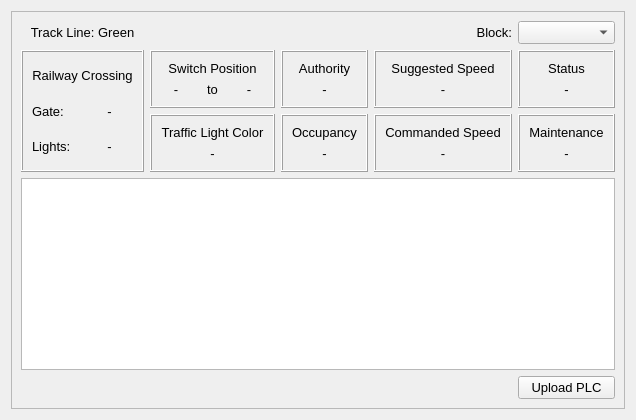
      <widget class="QWidget" name="tab2">
       <attribute name="title">
        <string>Wayside 2</string>
       </attribute>
       <layout class="QGridLayout" name="gridLayout_4">
        <item row="0" column="0">
         <widget class="QFrame" name="tab2Frame">
          <property name="frameShape">
           <enum>QFrame::StyledPanel</enum>
          </property>
          <property name="frameShadow">
           <enum>QFrame::Raised</enum>
          </property>
          <layout class="QGridLayout" name="gridLayout_12">
           <item row="0" column="3">
            <widget class="QLabel" name="blockLabel2">
             <property name="font">
              <font>
               <family>Arial</family>
               <pointsize>10</pointsize>
               <underline>false</underline>
               <strikeout>false</strikeout>
               <kerning>true</kerning>
              </font>
             </property>
             <property name="text">
              <string>Block:</string>
             </property>
             <property name="alignment">
              <set>Qt::AlignRight|Qt::AlignTrailing|Qt::AlignVCenter</set>
             </property>
            </widget>
           </item>
           <item row="2" column="2">
            <widget class="QFrame" name="occupancyFrame2">
             <property name="autoFillBackground">
              <bool>true</bool>
             </property>
             <property name="frameShape">
              <enum>QFrame::Box</enum>
             </property>
             <property name="frameShadow">
              <enum>QFrame::Raised</enum>
             </property>
             <property name="lineWidth">
              <number>1</number>
             </property>
             <property name="midLineWidth">
              <number>0</number>
             </property>
             <layout class="QVBoxLayout" name="verticalLayout_32">
              <item>
               <widget class="QLabel" name="occupancyLabel2">
                <property name="font">
                 <font>
                  <family>Arial</family>
                  <pointsize>10</pointsize>
                  <underline>false</underline>
                  <strikeout>false</strikeout>
                  <kerning>true</kerning>
                 </font>
                </property>
                <property name="text">
                 <string>Occupancy</string>
                </property>
                <property name="alignment">
                 <set>Qt::AlignCenter</set>
                </property>
               </widget>
              </item>
              <item>
               <widget class="QLabel" name="occupancyValue2">
                <property name="font">
                 <font>
                  <family>Arial</family>
                  <pointsize>10</pointsize>
                  <underline>false</underline>
                  <strikeout>false</strikeout>
                  <kerning>true</kerning>
                 </font>
                </property>
                <property name="text">
                 <string>-</string>
                </property>
                <property name="alignment">
                 <set>Qt::AlignCenter</set>
                </property>
               </widget>
              </item>
             </layout>
            </widget>
           </item>
           <item row="1" column="2">
            <widget class="QFrame" name="authorityFrame2">
             <property name="autoFillBackground">
              <bool>true</bool>
             </property>
             <property name="frameShape">
              <enum>QFrame::Box</enum>
             </property>
             <property name="frameShadow">
              <enum>QFrame::Raised</enum>
             </property>
             <property name="lineWidth">
              <number>1</number>
             </property>
             <property name="midLineWidth">
              <number>0</number>
             </property>
             <layout class="QVBoxLayout" name="verticalLayout_33">
              <item>
               <widget class="QLabel" name="authorityLabel2">
                <property name="font">
                 <font>
                  <family>Arial</family>
                  <pointsize>10</pointsize>
                  <underline>false</underline>
                  <strikeout>false</strikeout>
                  <kerning>true</kerning>
                 </font>
                </property>
                <property name="text">
                 <string>Authority</string>
                </property>
                <property name="alignment">
                 <set>Qt::AlignCenter</set>
                </property>
               </widget>
              </item>
              <item>
               <widget class="QLabel" name="authorityValue2">
                <property name="font">
                 <font>
                  <family>Arial</family>
                  <pointsize>10</pointsize>
                  <underline>false</underline>
                  <strikeout>false</strikeout>
                  <kerning>true</kerning>
                 </font>
                </property>
                <property name="text">
                 <string>-</string>
                </property>
                <property name="alignment">
                 <set>Qt::AlignCenter</set>
                </property>
               </widget>
              </item>
             </layout>
            </widget>
           </item>
           <item row="4" column="4">
            <widget class="QPushButton" name="uploadPLC2">
             <property name="enabled">
              <bool>true</bool>
             </property>
             <property name="font">
              <font>
               <family>Arial</family>
               <pointsize>10</pointsize>
               <underline>false</underline>
               <strikeout>false</strikeout>
               <kerning>true</kerning>
              </font>
             </property>
             <property name="text">
              <string>Upload PLC</string>
             </property>
            </widget>
           </item>
           <item row="1" column="3">
            <widget class="QFrame" name="suggestedSpeedFrame2">
             <property name="autoFillBackground">
              <bool>true</bool>
             </property>
             <property name="frameShape">
              <enum>QFrame::Box</enum>
             </property>
             <property name="frameShadow">
              <enum>QFrame::Raised</enum>
             </property>
             <layout class="QVBoxLayout" name="verticalLayout_35">
              <item>
               <widget class="QLabel" name="suggestedSpeedLabel2">
                <property name="font">
                 <font>
                  <family>Arial</family>
                  <pointsize>10</pointsize>
                  <underline>false</underline>
                  <strikeout>false</strikeout>
                  <kerning>true</kerning>
                 </font>
                </property>
                <property name="text">
                 <string>Suggested Speed</string>
                </property>
                <property name="alignment">
                 <set>Qt::AlignCenter</set>
                </property>
               </widget>
              </item>
              <item>
               <widget class="QLabel" name="suggestedSpeedValue2">
                <property name="font">
                 <font>
                  <family>Arial</family>
                  <pointsize>10</pointsize>
                  <underline>false</underline>
                  <strikeout>false</strikeout>
                  <kerning>true</kerning>
                 </font>
                </property>
                <property name="text">
                 <string>-</string>
                </property>
                <property name="alignment">
                 <set>Qt::AlignCenter</set>
                </property>
               </widget>
              </item>
             </layout>
            </widget>
           </item>
           <item row="0" column="0">
            <widget class="QLabel" name="trackLabel2">
             <property name="font">
              <font>
               <family>Arial</family>
               <pointsize>10</pointsize>
               <underline>false</underline>
               <strikeout>false</strikeout>
               <kerning>true</kerning>
              </font>
             </property>
             <property name="text">
              <string>Track Line: Green</string>
             </property>
             <property name="alignment">
              <set>Qt::AlignCenter</set>
             </property>
            </widget>
           </item>
           <item row="0" column="4">
            <widget class="QComboBox" name="blockSelect2">
             <property name="enabled">
              <bool>true</bool>
             </property>
             <property name="font">
              <font>
               <family>Arial</family>
               <pointsize>10</pointsize>
               <underline>false</underline>
               <strikeout>false</strikeout>
               <kerning>true</kerning>
              </font>
             </property>
             <property name="contextMenuPolicy">
              <enum>Qt::DefaultContextMenu</enum>
             </property>
             <property name="currentText">
              <string/>
             </property>
             <item>
              <property name="text">
               <string/>
              </property>
             </item>
            </widget>
           </item>
           <item row="1" column="0" rowspan="2">
            <widget class="QFrame" name="railwayCrossingFrame2">
             <property name="autoFillBackground">
              <bool>true</bool>
             </property>
             <property name="frameShape">
              <enum>QFrame::Box</enum>
             </property>
             <property name="frameShadow">
              <enum>QFrame::Raised</enum>
             </property>
             <property name="lineWidth">
              <number>1</number>
             </property>
             <property name="midLineWidth">
              <number>0</number>
             </property>
             <layout class="QGridLayout" name="gridLayout_14">
              <item row="0" column="0" colspan="2">
               <widget class="QLabel" name="railwayCrossingLabel2">
                <property name="font">
                 <font>
                  <family>Arial</family>
                  <pointsize>10</pointsize>
                  <underline>false</underline>
                  <strikeout>false</strikeout>
                  <kerning>true</kerning>
                 </font>
                </property>
                <property name="text">
                 <string>Railway Crossing</string>
                </property>
                <property name="alignment">
                 <set>Qt::AlignCenter</set>
                </property>
               </widget>
              </item>
              <item row="1" column="0">
               <widget class="QLabel" name="railwayGateLabel2">
                <property name="font">
                 <font>
                  <pointsize>10</pointsize>
                 </font>
                </property>
                <property name="text">
                 <string>Gate:</string>
                </property>
               </widget>
              </item>
              <item row="1" column="1">
               <widget class="QLabel" name="railwayGateValue2">
                <property name="font">
                 <font>
                  <family>Arial</family>
                  <pointsize>10</pointsize>
                  <underline>false</underline>
                  <strikeout>false</strikeout>
                  <kerning>true</kerning>
                 </font>
                </property>
                <property name="text">
                 <string>-</string>
                </property>
                <property name="alignment">
                 <set>Qt::AlignCenter</set>
                </property>
               </widget>
              </item>
              <item row="2" column="0">
               <widget class="QLabel" name="railwayLightsLabel2">
                <property name="font">
                 <font>
                  <pointsize>10</pointsize>
                 </font>
                </property>
                <property name="text">
                 <string>Lights:</string>
                </property>
               </widget>
              </item>
              <item row="2" column="1">
               <widget class="QLabel" name="railwayLightsValue2">
                <property name="font">
                 <font>
                  <family>Arial</family>
                  <pointsize>10</pointsize>
                  <underline>false</underline>
                  <strikeout>false</strikeout>
                  <kerning>true</kerning>
                 </font>
                </property>
                <property name="text">
                 <string>-</string>
                </property>
                <property name="alignment">
                 <set>Qt::AlignCenter</set>
                </property>
               </widget>
              </item>
             </layout>
            </widget>
           </item>
           <item row="3" column="0" colspan="5">
            <widget class="QTextBrowser" name="displayPLC2">
             <property name="font">
              <font>
               <pointsize>12</pointsize>
              </font>
             </property>
            </widget>
           </item>
           <item row="2" column="3">
            <widget class="QFrame" name="commandedSpeedFrame2">
             <property name="autoFillBackground">
              <bool>true</bool>
             </property>
             <property name="frameShape">
              <enum>QFrame::Box</enum>
             </property>
             <property name="frameShadow">
              <enum>QFrame::Raised</enum>
             </property>
             <layout class="QVBoxLayout" name="verticalLayout_30">
              <item>
               <widget class="QLabel" name="commandedSpeedLabel2">
                <property name="font">
                 <font>
                  <family>Arial</family>
                  <pointsize>10</pointsize>
                  <underline>false</underline>
                  <strikeout>false</strikeout>
                  <kerning>true</kerning>
                 </font>
                </property>
                <property name="text">
                 <string>Commanded Speed</string>
                </property>
                <property name="alignment">
                 <set>Qt::AlignCenter</set>
                </property>
               </widget>
              </item>
              <item>
               <widget class="QLabel" name="commandedSpeedValue2">
                <property name="font">
                 <font>
                  <family>Arial</family>
                  <pointsize>10</pointsize>
                  <underline>false</underline>
                  <strikeout>false</strikeout>
                  <kerning>true</kerning>
                 </font>
                </property>
                <property name="text">
                 <string>-</string>
                </property>
                <property name="alignment">
                 <set>Qt::AlignCenter</set>
                </property>
               </widget>
              </item>
             </layout>
            </widget>
           </item>
           <item row="1" column="4">
            <widget class="QFrame" name="statusFrame2">
             <property name="autoFillBackground">
              <bool>true</bool>
             </property>
             <property name="frameShape">
              <enum>QFrame::Box</enum>
             </property>
             <property name="frameShadow">
              <enum>QFrame::Raised</enum>
             </property>
             <property name="lineWidth">
              <number>1</number>
             </property>
             <property name="midLineWidth">
              <number>0</number>
             </property>
             <layout class="QVBoxLayout" name="verticalLayout_36">
              <item>
               <widget class="QLabel" name="statusLabel2">
                <property name="font">
                 <font>
                  <family>Arial</family>
                  <pointsize>10</pointsize>
                  <underline>false</underline>
                  <strikeout>false</strikeout>
                  <kerning>true</kerning>
                 </font>
                </property>
                <property name="text">
                 <string>Status</string>
                </property>
                <property name="alignment">
                 <set>Qt::AlignCenter</set>
                </property>
               </widget>
              </item>
              <item>
               <widget class="QLabel" name="statusValue2">
                <property name="font">
                 <font>
                  <family>Arial</family>
                  <pointsize>10</pointsize>
                  <underline>false</underline>
                  <strikeout>false</strikeout>
                  <kerning>true</kerning>
                 </font>
                </property>
                <property name="text">
                 <string>-</string>
                </property>
                <property name="alignment">
                 <set>Qt::AlignCenter</set>
                </property>
               </widget>
              </item>
             </layout>
            </widget>
           </item>
           <item row="1" column="1">
            <widget class="QFrame" name="switchPositionFrame2">
             <property name="autoFillBackground">
              <bool>true</bool>
             </property>
             <property name="frameShape">
              <enum>QFrame::Box</enum>
             </property>
             <property name="frameShadow">
              <enum>QFrame::Raised</enum>
             </property>
             <property name="lineWidth">
              <number>1</number>
             </property>
             <property name="midLineWidth">
              <number>0</number>
             </property>
             <layout class="QGridLayout" name="gridLayout_13">
              <item row="0" column="0" colspan="3">
               <widget class="QLabel" name="switchPositionLabel2">
                <property name="font">
                 <font>
                  <family>Arial</family>
                  <pointsize>10</pointsize>
                  <underline>false</underline>
                  <strikeout>false</strikeout>
                  <kerning>true</kerning>
                 </font>
                </property>
                <property name="text">
                 <string>Switch Position</string>
                </property>
                <property name="alignment">
                 <set>Qt::AlignCenter</set>
                </property>
               </widget>
              </item>
              <item row="1" column="2">
               <widget class="QLabel" name="switchToValue2">
                <property name="font">
                 <font>
                  <family>Arial</family>
                  <pointsize>10</pointsize>
                  <underline>false</underline>
                  <strikeout>false</strikeout>
                  <kerning>true</kerning>
                 </font>
                </property>
                <property name="text">
                 <string>-</string>
                </property>
                <property name="alignment">
                 <set>Qt::AlignCenter</set>
                </property>
               </widget>
              </item>
              <item row="1" column="1">
               <widget class="QLabel" name="switchArrowLabel2">
                <property name="font">
                 <font>
                  <family>Arial</family>
                  <pointsize>10</pointsize>
                  <underline>false</underline>
                  <strikeout>false</strikeout>
                  <kerning>true</kerning>
                 </font>
                </property>
                <property name="text">
                 <string>to</string>
                </property>
                <property name="alignment">
                 <set>Qt::AlignCenter</set>
                </property>
               </widget>
              </item>
              <item row="1" column="0">
               <widget class="QLabel" name="switchFromValue2">
                <property name="font">
                 <font>
                  <family>Arial</family>
                  <pointsize>10</pointsize>
                  <underline>false</underline>
                  <strikeout>false</strikeout>
                  <kerning>true</kerning>
                 </font>
                </property>
                <property name="text">
                 <string>-</string>
                </property>
                <property name="alignment">
                 <set>Qt::AlignCenter</set>
                </property>
               </widget>
              </item>
             </layout>
            </widget>
           </item>
           <item row="2" column="1">
            <widget class="QFrame" name="trafficLightFrame2">
             <property name="autoFillBackground">
              <bool>true</bool>
             </property>
             <property name="frameShape">
              <enum>QFrame::Box</enum>
             </property>
             <property name="frameShadow">
              <enum>QFrame::Raised</enum>
             </property>
             <property name="lineWidth">
              <number>1</number>
             </property>
             <property name="midLineWidth">
              <number>0</number>
             </property>
             <layout class="QVBoxLayout" name="verticalLayout_34">
              <item>
               <widget class="QLabel" name="trafficLightLabel2">
                <property name="font">
                 <font>
                  <family>Arial</family>
                  <pointsize>10</pointsize>
                  <underline>false</underline>
                  <strikeout>false</strikeout>
                  <kerning>true</kerning>
                 </font>
                </property>
                <property name="text">
                 <string>Traffic Light Color</string>
                </property>
                <property name="alignment">
                 <set>Qt::AlignCenter</set>
                </property>
               </widget>
              </item>
              <item>
               <widget class="QLabel" name="trafficLightValue2">
                <property name="font">
                 <font>
                  <family>Arial</family>
                  <pointsize>10</pointsize>
                  <underline>false</underline>
                  <strikeout>false</strikeout>
                  <kerning>true</kerning>
                 </font>
                </property>
                <property name="text">
                 <string>-</string>
                </property>
                <property name="alignment">
                 <set>Qt::AlignCenter</set>
                </property>
               </widget>
              </item>
             </layout>
            </widget>
           </item>
           <item row="2" column="4">
            <widget class="QFrame" name="maintenanceFrame2">
             <property name="autoFillBackground">
              <bool>true</bool>
             </property>
             <property name="frameShape">
              <enum>QFrame::Box</enum>
             </property>
             <property name="frameShadow">
              <enum>QFrame::Raised</enum>
             </property>
             <layout class="QVBoxLayout" name="verticalLayout_2">
              <item>
               <widget class="QLabel" name="maintenanceLabel2">
                <property name="font">
                 <font>
                  <pointsize>10</pointsize>
                 </font>
                </property>
                <property name="text">
                 <string>Maintenance</string>
                </property>
                <property name="alignment">
                 <set>Qt::AlignCenter</set>
                </property>
               </widget>
              </item>
              <item>
               <widget class="QLabel" name="maintenanceValue2">
                <property name="font">
                 <font>
                  <pointsize>10</pointsize>
                 </font>
                </property>
                <property name="text">
                 <string>-</string>
                </property>
                <property name="alignment">
                 <set>Qt::AlignCenter</set>
                </property>
               </widget>
              </item>
             </layout>
            </widget>
           </item>
          </layout>
         </widget>
        </item>
       </layout>
      </widget>
